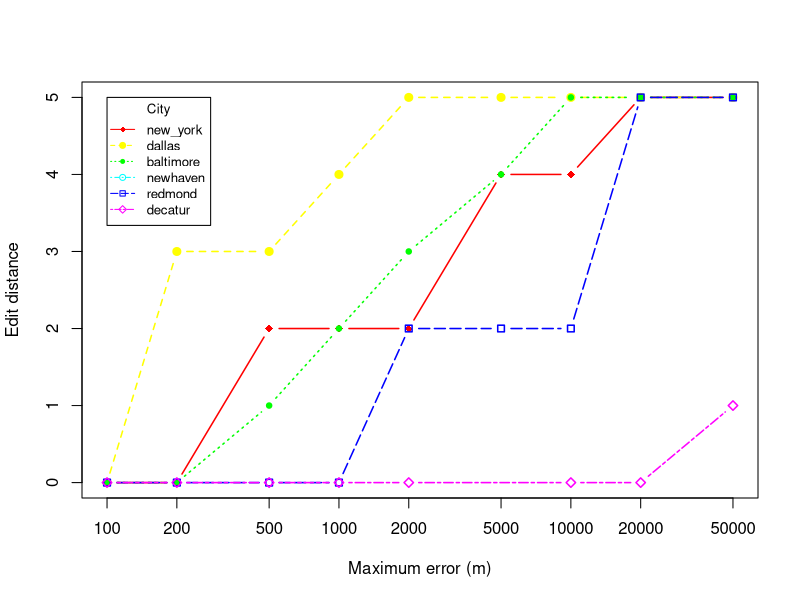

Write the R code that produced this figure.
# Create Line Chart

jpeg("./../hospitals/medians_across_city_5.jpg")

# convert factor to numeric for convenience 
Medians <- read.csv("./../hospitals/medians_across_city_5.csv")
locations <- c("new_york","dallas","baltimore","newhaven","redmond","decatur")
nlocations <- length(locations)

# get the range for the x and y axis 
xrange <- range(Medians$skew)
yrange <- range(Medians$distortion)

# set up the plot 
plot(xrange, yrange, type="n", xlab="Maximum error (m)", log="x",
  	      ylab="Edit distance") 
colors <- rainbow(nlocations)
linetype <- c(1:nlocations) 
plotchar <- seq(18,18+nlocations,1)

# add lines 
for (i in 1:nlocations) { 
  city <- subset(Medians, location==locations[i])
  lines(sort(city$skew), sort(city$distortion), type="b", lwd=1.5,
    lty=linetype[i], col=colors[i], pch=plotchar[i])
} 

# add a title and subtitle 
title("")

# add a legend 
legend(xrange[1], yrange[2], locations, cex=0.8, col=colors,
  		   pch=plotchar, lty=linetype, title="City")

dev.off()
